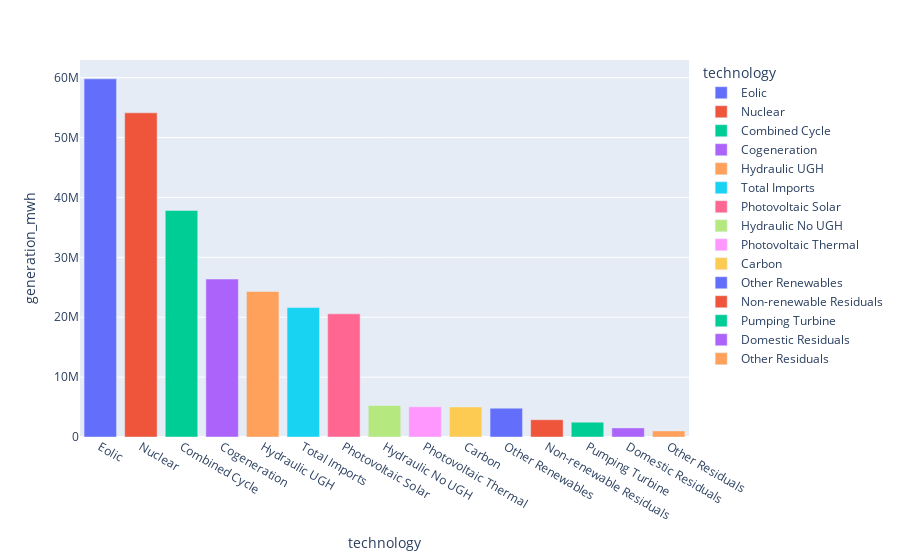

The code cell stored with this chart in its notebook:
### Code cell
px.bar(data_frame=dfres, x='technology', y='generation_mwh', color='technology')

### Figure 1 — Plotly figure (JSON) as saved in the notebook; plotly's stock layout.template omitted (floating-point values rounded to 4 significant figures)
{"data": [{"alignmentgroup": "True", "hovertemplate": "technology=%{x}<br>generation_mwh=%{y}<extra></extra>", "legendgroup": "Eolic", "marker": {"color": "#636efa", "pattern": {"shape": ""}}, "name": "Eolic", "offsetgroup": "Eolic", "orientation": "v", "showlegend": true, "textposition": "auto", "type": "bar", "x": ["Eolic"], "xaxis": "x", "y": [59800000.0], "yaxis": "y"}, {"alignmentgroup": "True", "hovertemplate": "technology=%{x}<br>generation_mwh=%{y}<extra></extra>", "legendgroup": "Nuclear", "marker": {"color": "#EF553B", "pattern": {"shape": ""}}, "name": "Nuclear", "offsetgroup": "Nuclear", "orientation": "v", "showlegend": true, "textposition": "auto", "type": "bar", "x": ["Nuclear"], "xaxis": "x", "y": [54120000.0], "yaxis": "y"}, {"alignmentgroup": "True", "hovertemplate": "technology=%{x}<br>generation_mwh=%{y}<extra></extra>", "legendgroup": "Combined Cycle", "marker": {"color": "#00cc96", "pattern": {"shape": ""}}, "name": "Combined Cycle", "offsetgroup": "Combined Cycle", "orientation": "v", "showlegend": true, "textposition": "auto", "type": "bar", "x": ["Combined Cycle"], "xaxis": "x", "y": [37820000.0], "yaxis": "y"}, {"alignmentgroup": "True", "hovertemplate": "technology=%{x}<br>generation_mwh=%{y}<extra></extra>", "legendgroup": "Cogeneration", "marker": {"color": "#ab63fa", "pattern": {"shape": ""}}, "name": "Cogeneration", "offsetgroup": "Cogeneration", "orientation": "v", "showlegend": true, "textposition": "auto", "type": "bar", "x": ["Cogeneration"], "xaxis": "x", "y": [26370000.0], "yaxis": "y"}, {"alignmentgroup": "True", "hovertemplate": "technology=%{x}<br>generation_mwh=%{y}<extra></extra>", "legendgroup": "Hydraulic UGH", "marker": {"color": "#FFA15A", "pattern": {"shape": ""}}, "name": "Hydraulic UGH", "offsetgroup": "Hydraulic UGH", "orientation": "v", "showlegend": true, "textposition": "auto", "type": "bar", "x": ["Hydraulic UGH"], "xaxis": "x", "y": [24290000.0], "yaxis": "y"}, {"alignmentgroup": "True", "hovertemplate": "technology=%{x}<br>generation_mwh=%{y}<extra></extra>", "legendgroup": "Total Imports", "marker": {"color": "#19d3f3", "pattern": {"shape": ""}}, "name": "Total Imports", "offsetgroup": "Total Imports", "orientation": "v", "showlegend": true, "textposition": "auto", "type": "bar", "x": ["Total Imports"], "xaxis": "x", "y": [21604101], "yaxis": "y"}, {"alignmentgroup": "True", "hovertemplate": "technology=%{x}<br>generation_mwh=%{y}<extra></extra>", "legendgroup": "Photovoltaic Solar", "marker": {"color": "#FF6692", "pattern": {"shape": ""}}, "name": "Photovoltaic Solar", "offsetgroup": "Photovoltaic Solar", "orientation": "v", "showlegend": true, "textposition": "auto", "type": "bar", "x": ["Photovoltaic Solar"], "xaxis": "x", "y": [20560000.0], "yaxis": "y"}, {"alignmentgroup": "True", "hovertemplate": "technology=%{x}<br>generation_mwh=%{y}<extra></extra>", "legendgroup": "Hydraulic No UGH", "marker": {"color": "#B6E880", "pattern": {"shape": ""}}, "name": "Hydraulic No UGH", "offsetgroup": "Hydraulic No UGH", "orientation": "v", "showlegend": true, "textposition": "auto", "type": "bar", "x": ["Hydraulic No UGH"], "xaxis": "x", "y": [5259688], "yaxis": "y"}, {"alignmentgroup": "True", "hovertemplate": "technology=%{x}<br>generation_mwh=%{y}<extra></extra>", "legendgroup": "Photovoltaic Thermal", "marker": {"color": "#FF97FF", "pattern": {"shape": ""}}, "name": "Photovoltaic Thermal", "offsetgroup": "Photovoltaic Thermal", "orientation": "v", "showlegend": true, "textposition": "auto", "type": "bar", "x": ["Photovoltaic Thermal"], "xaxis": "x", "y": [5042000.0], "yaxis": "y"}, {"alignmentgroup": "True", "hovertemplate": "technology=%{x}<br>generation_mwh=%{y}<extra></extra>", "legendgroup": "Carbon", "marker": {"color": "#FECB52", "pattern": {"shape": ""}}, "name": "Carbon", "offsetgroup": "Carbon", "orientation": "v", "showlegend": true, "textposition": "auto", "type": "bar", "x": ["Carbon"], "xaxis": "x", "y": [5017000.0], "yaxis": "y"}, {"alignmentgroup": "True", "hovertemplate": "technology=%{x}<br>generation_mwh=%{y}<extra></extra>", "legendgroup": "Other Renewables", "marker": {"color": "#636efa", "pattern": {"shape": ""}}, "name": "Other Renewables", "offsetgroup": "Other Renewables", "orientation": "v", "showlegend": true, "textposition": "auto", "type": "bar", "x": ["Other Renewables"], "xaxis": "x", "y": [4811000.0], "yaxis": "y"}, {"alignmentgroup": "True", "hovertemplate": "technology=%{x}<br>generation_mwh=%{y}<extra></extra>", "legendgroup": "Non-renewable Residuals", "marker": {"color": "#EF553B", "pattern": {"shape": ""}}, "name": "Non-renewable Residuals", "offsetgroup": "Non-renewable Residuals", "orientation": "v", "showlegend": true, "textposition": "auto", "type": "bar", "x": ["Non-renewable Residuals"], "xaxis": "x", "y": [2885000.0], "yaxis": "y"}, {"alignmentgroup": "True", "hovertemplate": "technology=%{x}<br>generation_mwh=%{y}<extra></extra>", "legendgroup": "Pumping Turbine", "marker": {"color": "#00cc96", "pattern": {"shape": ""}}, "name": "Pumping Turbine", "offsetgroup": "Pumping Turbine", "orientation": "v", "showlegend": true, "textposition": "auto", "type": "bar", "x": ["Pumping Turbine"], "xaxis": "x", "y": [2476000.0], "yaxis": "y"}, {"alignmentgroup": "True", "hovertemplate": "technology=%{x}<br>generation_mwh=%{y}<extra></extra>", "legendgroup": "Domestic Residuals", "marker": {"color": "#ab63fa", "pattern": {"shape": ""}}, "name": "Domestic Residuals", "offsetgroup": "Domestic Residuals", "orientation": "v", "showlegend": true, "textposition": "auto", "type": "bar", "x": ["Domestic Residuals"], "xaxis": "x", "y": [1519000.0], "yaxis": "y"}, {"alignmentgroup": "True", "hovertemplate": "technology=%{x}<br>generation_mwh=%{y}<extra></extra>", "legendgroup": "Other Residuals", "marker": {"color": "#FFA15A", "pattern": {"shape": ""}}, "name": "Other Residuals", "offsetgroup": "Other Residuals", "orientation": "v", "showlegend": true, "textposition": "auto", "type": "bar", "x": ["Other Residuals"], "xaxis": "x", "y": [1020000.0], "yaxis": "y"}], "layout": {"barmode": "relative", "legend": {"title": {"text": "technology"}, "tracegroupgap": 0}, "margin": {"t": 60}, "xaxis": {"anchor": "y", "categoryarray": ["Eolic", "Nuclear", "Combined Cycle", "Cogeneration", "Hydraulic UGH", "Total Imports", "Photovoltaic Solar", "Hydraulic No UGH", "Photovoltaic Thermal", "Carbon", "Other Renewables", "Non-renewable Residuals", "Pumping Turbine", "Domestic Residuals", "Other Residuals"], "categoryorder": "array", "domain": [0, 1], "title": {"text": "technology"}}, "yaxis": {"anchor": "x", "domain": [0, 1], "title": {"text": "generation_mwh"}}}}
